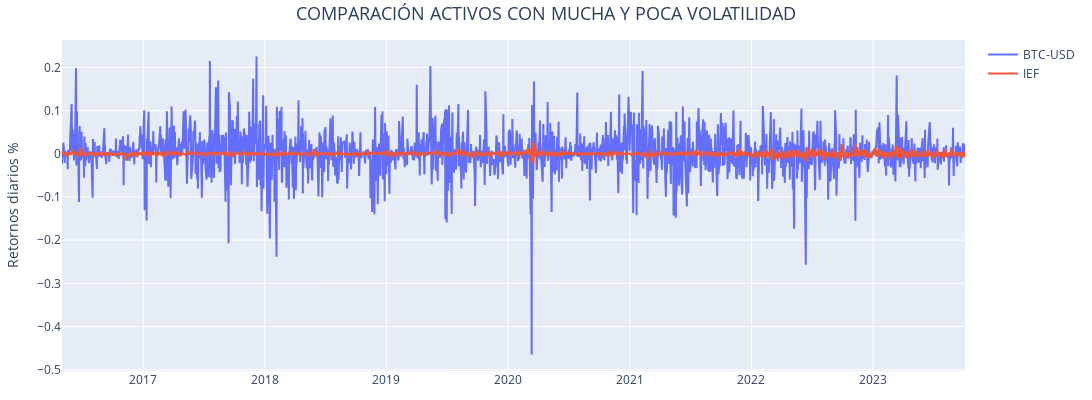

The cell this chart's notebook holds for it:
### Code cell
# Crear un gráfico de líneas con Plotly
fig = go.Figure()

fig.add_trace(go.Scatter(x=retornos.loc['2016-05-01':,  :].index, 
                         y=retornos.loc['2016-05-01':,  :]['BTC-USD'], 
                         mode='lines',
                         name='BTC-USD'))

fig.add_trace(go.Scatter(x=retornos.loc['2016-05-01':,  :].index, 
                         y=retornos.loc['2016-05-01':,  :]['IEF'], 
                         mode='lines',
                         name='IEF')) #iShares 7-10 Year Treasury Bond ETF

# Añadir títulos
fig.update_layout(
    width=1500,
    height=400,
    title="COMPARACIÓN ACTIVOS CON MUCHA Y POCA VOLATILIDAD",
    title_font=dict(size=18),  # Ajusta el tamaño del título
    title_x=0.5,  # Centra el título
    yaxis_title="Retornos diarios %",
    margin=dict(l=20, r=20, b=20, t=40),  # Ajusta los márgenes para hacer los bordes más pequeños
)

### Figure 1 — Plotly figure (JSON) as saved in the notebook; plotly's stock layout.template omitted (floating-point values rounded to 4 significant figures; data arrays with more than 128 entries replaced by an {"elided": "..."} marker saying what was removed)
{"data": [{"mode": "lines", "name": "BTC-USD", "type": "scatter", "x": {"elided": "1853 str values"}, "y": {"elided": "1853 float values"}}, {"mode": "lines", "name": "IEF", "type": "scatter", "x": {"elided": "1853 str values"}, "y": {"elided": "1853 float values"}}], "layout": {"height": 400, "margin": {"b": 20, "l": 20, "r": 20, "t": 40}, "title": {"font": {"size": 18}, "text": "COMPARACIÓN ACTIVOS CON MUCHA Y POCA VOLATILIDAD", "x": 0.5}, "width": 1500, "yaxis": {"title": {"text": "Retornos diarios %"}}}}
